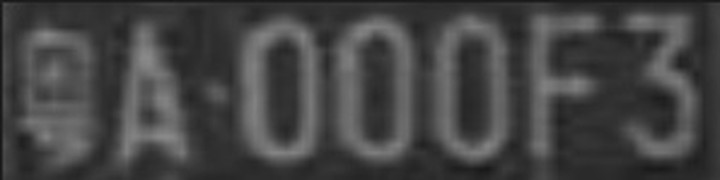
#> input picture cut/car1.jpg, 720 x 180 px
$ python -i rotate.py   (imports and definitions only)
#> lines starting #> are read from the running program, lines starting #| are printed output that depends on the picture; after the words box and inside, x2 and y2 are one past the last pixel; in counts of white or black regions, pixels touching at a corner belong together
#> further down, picture is the input picture: shape (180, 720, 3); min 20, max 137, mean 68.2
import cv2
import numpy as np


def auto_rotate(img):
    cv2.namedWindow('initial', 0)
    cv2.namedWindow('rotated', 0)
    cv2.namedWindow('out', 0)
    cv2.namedWindow('canny', 0)
    # img = cv2.imread(path)
    # img = cv2.cvtColor(img, cv2.COLOR_BGR2GRAY)
    cv2.imshow('initial', img)
    img = cv2.copyMakeBorder(img, 100, 100, 100, 100, cv2.BORDER_CONSTANT, value=[0, 0, 0])
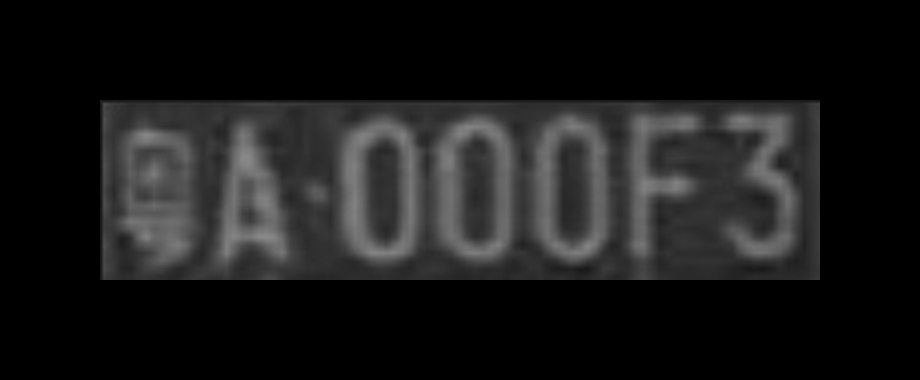
#> img: shape (380, 920, 3); min 0, max 137, mean 25.3

    h, w = img.shape[:2]
#> h = 380; w = 920
    center = (w // 2, h // 2)
#> center = (460, 190)

    imgcanny = cv2.Canny(img, 50, 50)  # canny边缘检测
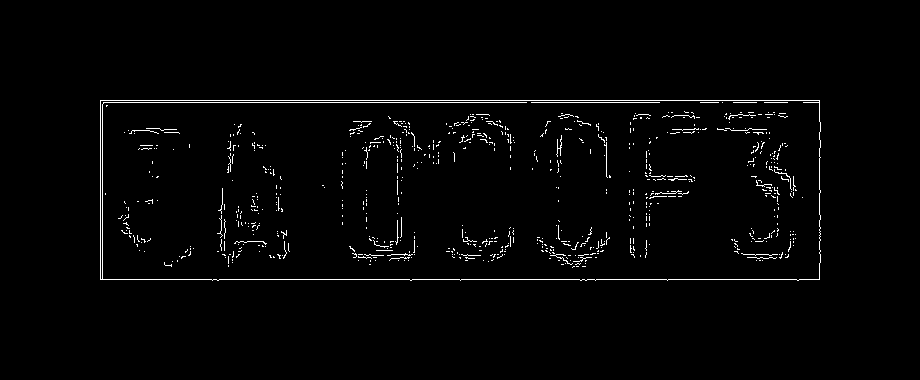
#> imgcanny: shape (380, 920); 1.8% white in thin lines or dots, all inside (x1, y1, x2, y2) = (100, 100, 821, 281)
    cv2.imshow('canny', imgcanny)
    contours, hierarchy = cv2.findContours(imgcanny, cv2.RETR_EXTERNAL, cv2.CHAIN_APPROX_NONE)  # 提取图像外轮廓，并返回至contours
#> contours = 1 contour; box (x1, y1, x2, y2) and area: (100, 100, 821, 281) 128761
    cnts = sorted(contours, key=cv2.contourArea, reverse=True)[0]  # 所有的排序，然后取得最大的轮廓
#> cnts = contour of 1796 points, box (x1, y1, x2, y2) (100, 100, 821, 281), area 128761

    rect = cv2.minAreaRect(cnts)
#> rect = ((460, 190), (180, 720), -90)
    box = cv2.boxPoints(rect)
#> box = [[820, 280], [100, 280], [100, 100], [820, 100]]
    box = np.int0(box)
#> box = [[819, 279], [100, 279], [100, 100], [819, 100]]
#> (the run stopped early here; a loop or call above may not have finished)

$ run again, on cut/car3.jpg
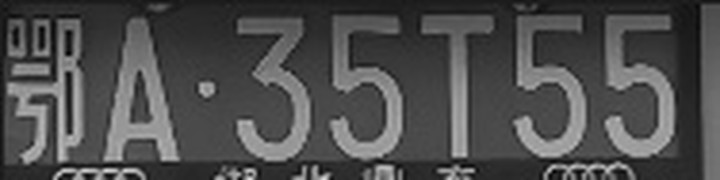
#> input picture cut/car3.jpg, 720 x 180 px
#> picture is the input picture: shape (180, 720, 3); min 0, max 226, mean 77.5
#> in auto_rotate, `img = cv2.copyMakeBorder(img, 100, 100, 100, 100, cv2.BORDER_CONSTANT,..`:
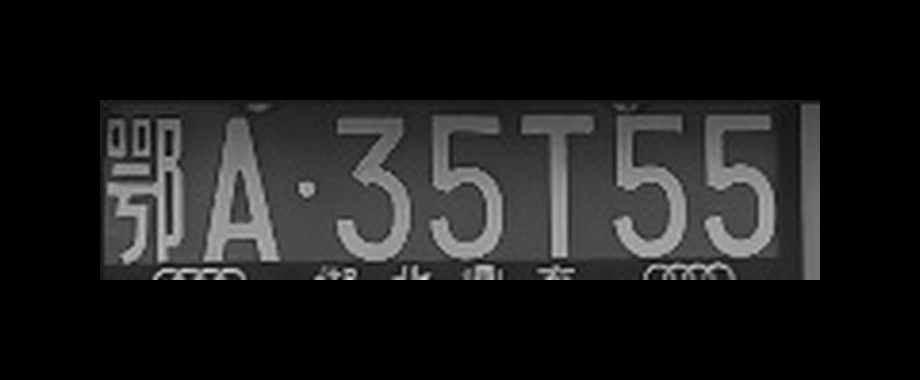
#> img: shape (380, 920, 3); min 0, max 226, mean 28.7
#> in auto_rotate, `imgcanny = cv2.Canny(img, 50, 50)`:
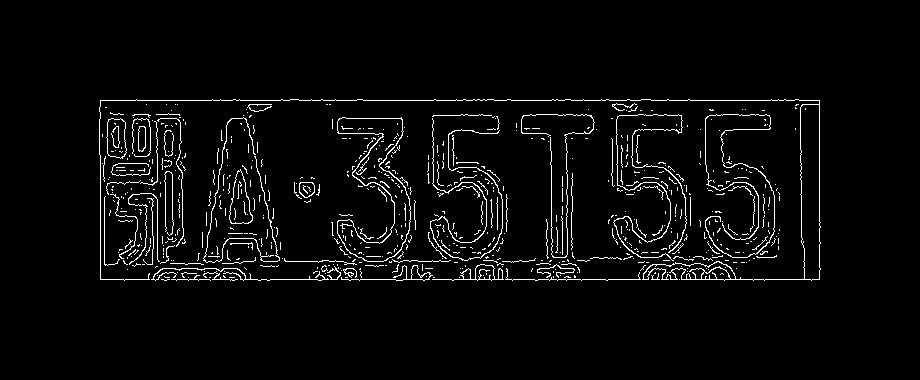
#> imgcanny: shape (380, 920); 3.7% white in thin lines or dots, all inside (x1, y1, x2, y2) = (99, 99, 821, 281)
#> contours = 603 contours, 588 with area under 20; largest, box (x1, y1, x2, y2) and area: (337, 117, 411, 262) 4636, (99, 99, 821, 281) 4196, (229, 169, 253, 224) 770, (106, 118, 127, 159) 659, (432, 264, 504, 281) 376
#> cnts = contour of 524 points, box (x1, y1, x2, y2) (337, 117, 411, 262), area 4636
#> rect = ((373.5, 189), (144, 73), -90)
#> box = [[410, 261], [337, 261], [337, 117], [410, 117]]
